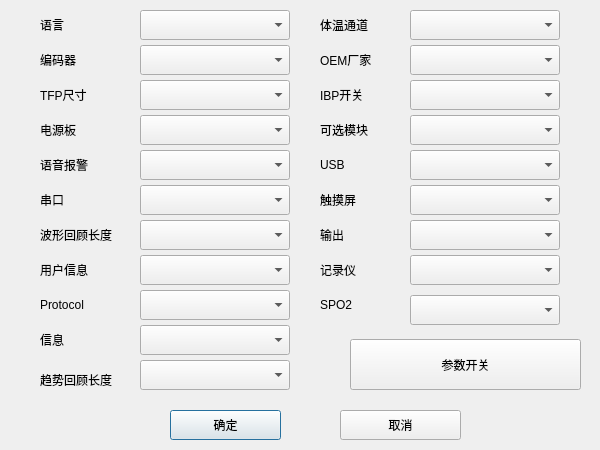
<?xml version="1.0" encoding="UTF-8"?>
<ui version="4.0">
 <class>Dlg_serv_man_config</class>
 <widget class="QDialog" name="Dlg_serv_man_config">
  <property name="geometry">
   <rect>
    <x>0</x>
    <y>0</y>
    <width>600</width>
    <height>450</height>
   </rect>
  </property>
  <property name="windowTitle">
   <string>厂家配置</string>
  </property>
  <widget class="QLabel" name="label_11">
   <property name="geometry">
    <rect>
     <x>40</x>
     <y>370</y>
     <width>95</width>
     <height>20</height>
    </rect>
   </property>
   <property name="text">
    <string>趋势回顾长度</string>
   </property>
  </widget>
  <widget class="QPushButton" name="m_btn_ok">
   <property name="geometry">
    <rect>
     <x>170</x>
     <y>410</y>
     <width>111</width>
     <height>30</height>
    </rect>
   </property>
   <property name="text">
    <string>确定</string>
   </property>
  </widget>
  <widget class="QComboBox" name="m_cmbb_bianmaqi">
   <property name="geometry">
    <rect>
     <x>140</x>
     <y>45</y>
     <width>150</width>
     <height>30</height>
    </rect>
   </property>
   <property name="maxVisibleItems">
    <number>3</number>
   </property>
  </widget>
  <widget class="QLabel" name="label">
   <property name="geometry">
    <rect>
     <x>40</x>
     <y>15</y>
     <width>41</width>
     <height>20</height>
    </rect>
   </property>
   <property name="text">
    <string>语言</string>
   </property>
  </widget>
  <widget class="QLabel" name="label_6">
   <property name="geometry">
    <rect>
     <x>40</x>
     <y>190</y>
     <width>71</width>
     <height>20</height>
    </rect>
   </property>
   <property name="text">
    <string>串口</string>
   </property>
  </widget>
  <widget class="QLabel" name="label_12">
   <property name="geometry">
    <rect>
     <x>320</x>
     <y>15</y>
     <width>71</width>
     <height>20</height>
    </rect>
   </property>
   <property name="text">
    <string>体温通道</string>
   </property>
  </widget>
  <widget class="QLabel" name="label_7">
   <property name="geometry">
    <rect>
     <x>40</x>
     <y>225</y>
     <width>95</width>
     <height>20</height>
    </rect>
   </property>
   <property name="text">
    <string>波形回顾长度</string>
   </property>
  </widget>
  <widget class="QComboBox" name="m_cmbb_boxingchangdu">
   <property name="geometry">
    <rect>
     <x>140</x>
     <y>220</y>
     <width>150</width>
     <height>30</height>
    </rect>
   </property>
   <property name="maxVisibleItems">
    <number>8</number>
   </property>
  </widget>
  <widget class="QLabel" name="m_cmbb_pwr_board">
   <property name="geometry">
    <rect>
     <x>40</x>
     <y>120</y>
     <width>61</width>
     <height>20</height>
    </rect>
   </property>
   <property name="text">
    <string>电源板</string>
   </property>
  </widget>
  <widget class="QComboBox" name="m_cmbb_shuchu">
   <property name="geometry">
    <rect>
     <x>410</x>
     <y>220</y>
     <width>150</width>
     <height>30</height>
    </rect>
   </property>
   <property name="maxVisibleItems">
    <number>2</number>
   </property>
  </widget>
  <widget class="QComboBox" name="m_cmbb_jiluyi">
   <property name="geometry">
    <rect>
     <x>410</x>
     <y>255</y>
     <width>150</width>
     <height>30</height>
    </rect>
   </property>
   <property name="maxVisibleItems">
    <number>2</number>
   </property>
  </widget>
  <widget class="QLabel" name="label_19">
   <property name="geometry">
    <rect>
     <x>320</x>
     <y>260</y>
     <width>71</width>
     <height>20</height>
    </rect>
   </property>
   <property name="text">
    <string>记录仪 </string>
   </property>
  </widget>
  <widget class="QComboBox" name="m_cmbb_spo2">
   <property name="geometry">
    <rect>
     <x>410</x>
     <y>295</y>
     <width>150</width>
     <height>30</height>
    </rect>
   </property>
   <property name="maxVisibleItems">
    <number>2</number>
   </property>
  </widget>
  <widget class="QPushButton" name="m_btn_para_switch">
   <property name="geometry">
    <rect>
     <x>350</x>
     <y>339</y>
     <width>231</width>
     <height>51</height>
    </rect>
   </property>
   <property name="text">
    <string>参数开关</string>
   </property>
  </widget>
  <widget class="QLabel" name="m_cmbb_tfp">
   <property name="geometry">
    <rect>
     <x>40</x>
     <y>85</y>
     <width>61</width>
     <height>20</height>
    </rect>
   </property>
   <property name="text">
    <string>TFP尺寸</string>
   </property>
  </widget>
  <widget class="QLabel" name="label_14">
   <property name="geometry">
    <rect>
     <x>320</x>
     <y>85</y>
     <width>71</width>
     <height>20</height>
    </rect>
   </property>
   <property name="text">
    <string>IBP开关</string>
   </property>
  </widget>
  <widget class="QLabel" name="label_2">
   <property name="geometry">
    <rect>
     <x>40</x>
     <y>50</y>
     <width>51</width>
     <height>20</height>
    </rect>
   </property>
   <property name="text">
    <string>编码器</string>
   </property>
  </widget>
  <widget class="QComboBox" name="m_cmbb_qushihuigu">
   <property name="geometry">
    <rect>
     <x>140</x>
     <y>360</y>
     <width>150</width>
     <height>30</height>
    </rect>
   </property>
   <property name="maxVisibleItems">
    <number>6</number>
   </property>
  </widget>
  <widget class="QLabel" name="label_5">
   <property name="geometry">
    <rect>
     <x>40</x>
     <y>155</y>
     <width>71</width>
     <height>20</height>
    </rect>
   </property>
   <property name="text">
    <string>语音报警</string>
   </property>
  </widget>
  <widget class="QLabel" name="label_18">
   <property name="geometry">
    <rect>
     <x>320</x>
     <y>225</y>
     <width>71</width>
     <height>20</height>
    </rect>
   </property>
   <property name="text">
    <string>输出</string>
   </property>
  </widget>
  <widget class="QLabel" name="label_9">
   <property name="geometry">
    <rect>
     <x>40</x>
     <y>295</y>
     <width>91</width>
     <height>20</height>
    </rect>
   </property>
   <property name="text">
    <string>Protocol</string>
   </property>
  </widget>
  <widget class="QComboBox" name="m_cmbb_chumoping">
   <property name="geometry">
    <rect>
     <x>410</x>
     <y>185</y>
     <width>150</width>
     <height>30</height>
    </rect>
   </property>
   <property name="maxVisibleItems">
    <number>2</number>
   </property>
  </widget>
  <widget class="QComboBox" name="m_cmbb_yuyinbaojing">
   <property name="geometry">
    <rect>
     <x>140</x>
     <y>150</y>
     <width>150</width>
     <height>30</height>
    </rect>
   </property>
   <property name="maxVisibleItems">
    <number>2</number>
   </property>
  </widget>
  <widget class="QComboBox" name="m_cmbb_xinxi">
   <property name="geometry">
    <rect>
     <x>140</x>
     <y>325</y>
     <width>150</width>
     <height>30</height>
    </rect>
   </property>
   <property name="maxVisibleItems">
    <number>2</number>
   </property>
  </widget>
  <widget class="QLabel" name="label_10">
   <property name="geometry">
    <rect>
     <x>40</x>
     <y>330</y>
     <width>101</width>
     <height>20</height>
    </rect>
   </property>
   <property name="text">
    <string>信息</string>
   </property>
  </widget>
  <widget class="QComboBox" name="m_cmbb_usb">
   <property name="geometry">
    <rect>
     <x>410</x>
     <y>150</y>
     <width>150</width>
     <height>30</height>
    </rect>
   </property>
   <property name="maxVisibleItems">
    <number>2</number>
   </property>
  </widget>
  <widget class="QComboBox" name="m_cmbb_tiwentongdao">
   <property name="geometry">
    <rect>
     <x>410</x>
     <y>10</y>
     <width>150</width>
     <height>30</height>
    </rect>
   </property>
   <property name="maxVisibleItems">
    <number>2</number>
   </property>
  </widget>
  <widget class="QLabel" name="label_20">
   <property name="geometry">
    <rect>
     <x>320</x>
     <y>295</y>
     <width>51</width>
     <height>20</height>
    </rect>
   </property>
   <property name="text">
    <string>SPO2</string>
   </property>
  </widget>
  <widget class="QComboBox" name="m_cmbb_protocol">
   <property name="geometry">
    <rect>
     <x>140</x>
     <y>290</y>
     <width>150</width>
     <height>30</height>
    </rect>
   </property>
   <property name="maxVisibleItems">
    <number>3</number>
   </property>
  </widget>
  <widget class="QLabel" name="label_17">
   <property name="geometry">
    <rect>
     <x>320</x>
     <y>190</y>
     <width>71</width>
     <height>20</height>
    </rect>
   </property>
   <property name="text">
    <string>触摸屏</string>
   </property>
  </widget>
  <widget class="QComboBox" name="m_cmbb_tfp_val">
   <property name="geometry">
    <rect>
     <x>140</x>
     <y>80</y>
     <width>150</width>
     <height>30</height>
    </rect>
   </property>
   <property name="maxVisibleItems">
    <number>4</number>
   </property>
  </widget>
  <widget class="QComboBox" name="m_cmbb_pwr_board_val">
   <property name="geometry">
    <rect>
     <x>140</x>
     <y>115</y>
     <width>150</width>
     <height>30</height>
    </rect>
   </property>
   <property name="maxVisibleItems">
    <number>5</number>
   </property>
  </widget>
  <widget class="QComboBox" name="m_cmbb_lang">
   <property name="geometry">
    <rect>
     <x>140</x>
     <y>10</y>
     <width>150</width>
     <height>30</height>
    </rect>
   </property>
   <property name="maxVisibleItems">
    <number>2</number>
   </property>
  </widget>
  <widget class="QComboBox" name="m_cmbb_yonghuxinxi">
   <property name="geometry">
    <rect>
     <x>140</x>
     <y>255</y>
     <width>150</width>
     <height>30</height>
    </rect>
   </property>
   <property name="maxVisibleItems">
    <number>4</number>
   </property>
  </widget>
  <widget class="QComboBox" name="m_cmbb_chuankou">
   <property name="geometry">
    <rect>
     <x>140</x>
     <y>185</y>
     <width>150</width>
     <height>30</height>
    </rect>
   </property>
   <property name="maxVisibleItems">
    <number>4</number>
   </property>
  </widget>
  <widget class="QLabel" name="label_8">
   <property name="geometry">
    <rect>
     <x>40</x>
     <y>260</y>
     <width>91</width>
     <height>20</height>
    </rect>
   </property>
   <property name="text">
    <string>用户信息</string>
   </property>
  </widget>
  <widget class="QPushButton" name="m_btn_cancel">
   <property name="geometry">
    <rect>
     <x>340</x>
     <y>410</y>
     <width>121</width>
     <height>30</height>
    </rect>
   </property>
   <property name="text">
    <string>取消</string>
   </property>
  </widget>
  <widget class="QLabel" name="label_16">
   <property name="geometry">
    <rect>
     <x>320</x>
     <y>155</y>
     <width>71</width>
     <height>20</height>
    </rect>
   </property>
   <property name="text">
    <string>USB</string>
   </property>
  </widget>
  <widget class="QLabel" name="label_15">
   <property name="geometry">
    <rect>
     <x>320</x>
     <y>120</y>
     <width>71</width>
     <height>20</height>
    </rect>
   </property>
   <property name="text">
    <string>可选模块</string>
   </property>
  </widget>
  <widget class="QComboBox" name="m_cmbb_kexuanmokuai">
   <property name="geometry">
    <rect>
     <x>410</x>
     <y>115</y>
     <width>150</width>
     <height>30</height>
    </rect>
   </property>
   <property name="maxVisibleItems">
    <number>2</number>
   </property>
  </widget>
  <widget class="QComboBox" name="m_cmbb_oem">
   <property name="geometry">
    <rect>
     <x>410</x>
     <y>45</y>
     <width>150</width>
     <height>30</height>
    </rect>
   </property>
   <property name="maxVisibleItems">
    <number>2</number>
   </property>
  </widget>
  <widget class="QComboBox" name="m_cmbb_ibp">
   <property name="geometry">
    <rect>
     <x>410</x>
     <y>80</y>
     <width>150</width>
     <height>30</height>
    </rect>
   </property>
   <property name="maxVisibleItems">
    <number>2</number>
   </property>
  </widget>
  <widget class="QLabel" name="label_13">
   <property name="geometry">
    <rect>
     <x>320</x>
     <y>50</y>
     <width>71</width>
     <height>20</height>
    </rect>
   </property>
   <property name="text">
    <string>OEM厂家</string>
   </property>
  </widget>
 </widget>
 <resources/>
 <connections/>
</ui>
